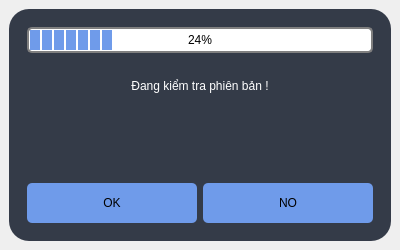
<?xml version="1.0" encoding="UTF-8"?>
<ui version="4.0">
 <class>MainUpdate</class>
 <widget class="QMainWindow" name="MainUpdate">
  <property name="geometry">
   <rect>
    <x>0</x>
    <y>0</y>
    <width>400</width>
    <height>250</height>
   </rect>
  </property>
  <property name="minimumSize">
   <size>
    <width>400</width>
    <height>250</height>
   </size>
  </property>
  <property name="maximumSize">
   <size>
    <width>400</width>
    <height>250</height>
   </size>
  </property>
  <property name="windowTitle">
   <string>Update</string>
  </property>
  <widget class="QWidget" name="centralwidget">
   <property name="styleSheet">
    <string notr="true"/>
   </property>
   <layout class="QHBoxLayout" name="horizontalLayout">
    <item>
     <widget class="QWidget" name="widget" native="true">
      <property name="styleSheet">
       <string notr="true">#widget{
background-color: rgb(52, 59, 72);
border-radius:20px

}</string>
      </property>
      <layout class="QVBoxLayout" name="verticalLayout">
       <item>
        <widget class="QWidget" name="widget_2" native="true">
         <layout class="QVBoxLayout" name="verticalLayout_2">
          <item>
           <widget class="QProgressBar" name="progressBar">
            <property name="styleSheet">
             <string notr="true">QProgressBar{
    border: 2px solid grey;
    border-radius: 5px;
    text-align: center
}

QProgressBar::chunk {
    background-color: rgb(111, 155, 234);
    width: 10px;
    margin: 1px;
}</string>
            </property>
            <property name="value">
             <number>24</number>
            </property>
           </widget>
          </item>
          <item>
           <widget class="QLabel" name="label">
            <property name="layoutDirection">
             <enum>Qt::LeftToRight</enum>
            </property>
            <property name="styleSheet">
             <string notr="true">color: rgb(255, 255, 255);
font: 10pt &quot;MS Shell Dlg 2&quot;;</string>
            </property>
            <property name="text">
             <string>Đang kiểm tra phiên bản !</string>
            </property>
            <property name="alignment">
             <set>Qt::AlignCenter</set>
            </property>
           </widget>
          </item>
         </layout>
        </widget>
       </item>
       <item alignment="Qt::AlignBottom">
        <widget class="QWidget" name="widget_3" native="true">
         <property name="styleSheet">
          <string notr="true">QPushButton:pressed {
font: 10pt &quot;Alata&quot;;
    background-color: qlineargradient(spread:pad, x1:0, y1:0, x2:0, y2:1,   stop:0 rgba(60, 186, 162, 255), stop:1 rgba(98, 211, 162, 255))
}
QPushButton {
   
	background-color: rgb(111, 155, 234);
     border-radius: 5px;
}

QPushButton:disabled {
    background-color: rgb(170, 170, 127)
}</string>
         </property>
         <layout class="QHBoxLayout" name="horizontalLayout_2">
          <item>
           <widget class="QPushButton" name="pushButton_11">
            <property name="minimumSize">
             <size>
              <width>120</width>
              <height>40</height>
             </size>
            </property>
            <property name="maximumSize">
             <size>
              <width>16777215</width>
              <height>16777215</height>
             </size>
            </property>
            <property name="styleSheet">
             <string notr="true">font: 9pt &quot;Alata&quot;;</string>
            </property>
            <property name="text">
             <string>OK</string>
            </property>
           </widget>
          </item>
          <item>
           <widget class="QPushButton" name="pushButton_2">
            <property name="minimumSize">
             <size>
              <width>120</width>
              <height>40</height>
             </size>
            </property>
            <property name="maximumSize">
             <size>
              <width>16777215</width>
              <height>16777215</height>
             </size>
            </property>
            <property name="styleSheet">
             <string notr="true">font: 9pt &quot;Alata&quot;;</string>
            </property>
            <property name="text">
             <string>NO</string>
            </property>
           </widget>
          </item>
         </layout>
        </widget>
       </item>
      </layout>
     </widget>
    </item>
   </layout>
  </widget>
 </widget>
 <resources/>
 <connections>
  <connection>
   <sender>pushButton_2</sender>
   <signal>clicked()</signal>
   <receiver>MainUpdate</receiver>
   <slot>close()</slot>
   <hints>
    <hint type="sourcelabel">
     <x>277</x>
     <y>197</y>
    </hint>
    <hint type="destinationlabel">
     <x>386</x>
     <y>251</y>
    </hint>
   </hints>
  </connection>
 </connections>
</ui>
